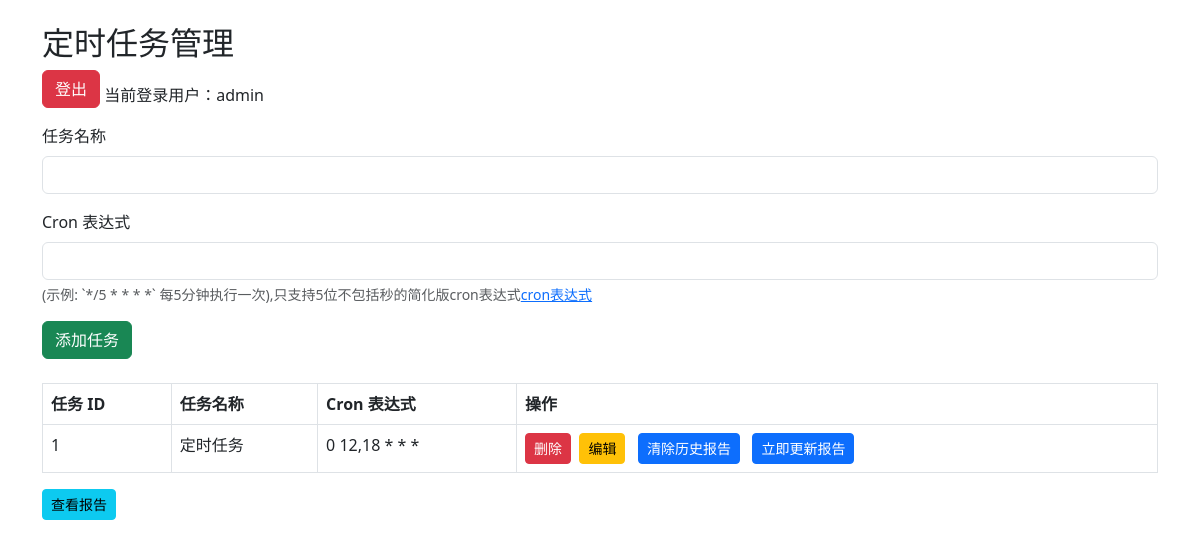
The app's page /tasks (signed in), older data.
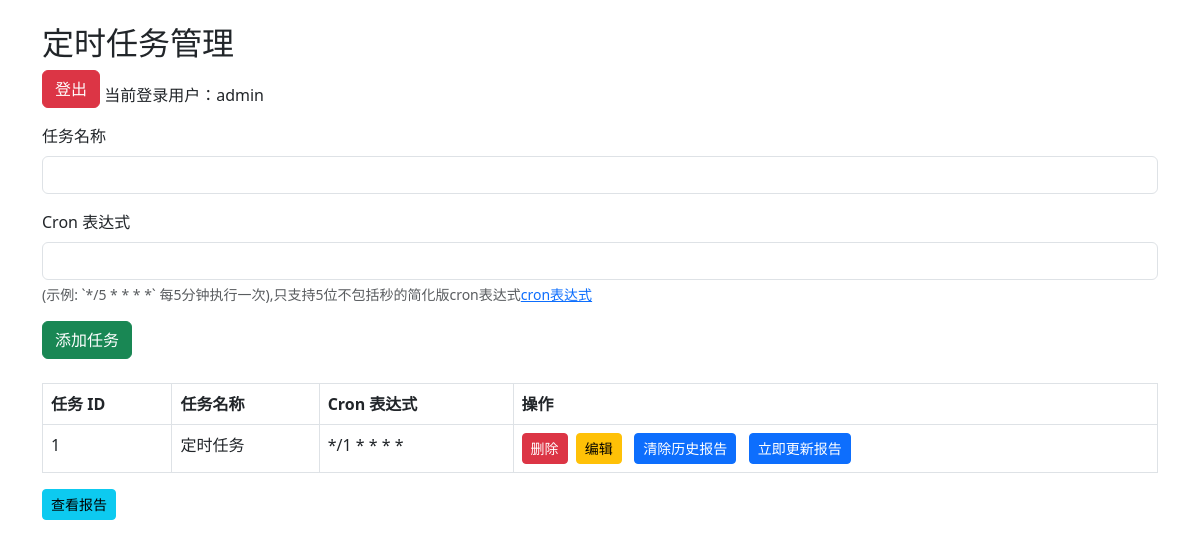
The same page, newer data.
### app/models.py (models this page shows)
class Task(db.Model):
    id = db.Column(db.Integer, primary_key=True)
    name = db.Column(db.String(100), nullable=False)
    cron = db.Column(db.String(100), nullable=False)
    user_id = db.Column(db.Integer, db.ForeignKey('user.id'), nullable=False)

### app/routes.py (the view)
@app.route('/tasks')
@login_required
def tasks():
    all_tasks = Task.query.all()  # 获取所有任务，而不是仅当前用户的任务
    return render_template('tasks.html', tasks=all_tasks, taskId=None)

### app/__init__.py (called while the page is built)
@login_manager.user_loader
def load_user(user_id):
    from app.models import User
    return User.query.get(int(user_id))

### templates/tasks.html (shortened to what this page needs)
{% extends "base.html" %}
{% block content %}
{% set messages_shown = False %}
<h2 class="mt-4">定时任务管理</h2>
<a href="{{ url_for('logout') }}" class="btn btn-danger mb-3">登出</a>
<span id="current-user">当前登录用户：{{ current_user.username }}</span>
<form method="POST" action="{{ url_for('add_task') }}" class="mb-4">
    <div class="mb-3">
        <label for="task_name" class="form-label">任务名称</label>
        <input type="text" name="task_name" id="task_name" class="form-control" required>
    </div>
    <div class="mb-3">
        <label for="cron_expression" class="form-label">Cron 表达式</label>
        <input type="text" name="cron_expression" id="cron_expression" class="form-control" required>
        <div class="form-text">(示例: `*/5 * * * *` 每5分钟执行一次),只支持5位不包括秒的简化版cron表达式<a href="https://cron.ciding.cc/" target="_blank">cron表达式</a></div>
    </div>
    <button type="submit" class="btn btn-success">添加任务</button>
</form>
<table class="table table-bordered">
    <thead>
        <tr>
            <th>任务 ID</th>
            <th>任务名称</th>
            <th>Cron 表达式</th>
            <th>操作</th>
        </tr>
    </thead>
    <tbody>
        {% for task in tasks %}
        <tr>
            <td>{{ task.id }}</td>
            <td>{{ task.name }}</td>
            <td>{{ task.cron }}</td>
            <td>
                <form method="POST" action="{{ url_for('delete_task', task_id=task.id) }}" style="display: inline-block;">
                    <button class="btn btn-danger btn-sm">删除</button>&nbsp;
                </form>
                <a href="{{ url_for('edit_task', task_id=task.id) }}" class="btn btn-warning btn-sm">编辑</a> &nbsp;
                <a href="{{ url_for('clear_report', task_id=task.id) }}" class="btn btn-primary btn-sm">清除历史报告</a> &nbsp;
                <a href="{{ url_for('run_task', task_id=task.id) }}" class="btn btn-primary btn-sm">立即更新报告</a> &nbsp;
            </td>
        </tr>
        {% endfor %}
    </tbody>
</table>
 <button id="view-report" class="btn btn-info btn-sm">查看报告</button>&nbsp;
{% endblock %}

Row changes from the older to the newer data that the page shows:
changed Task "定时任务": cron "0 12,18 * * *" → "*/1 * * * *"
